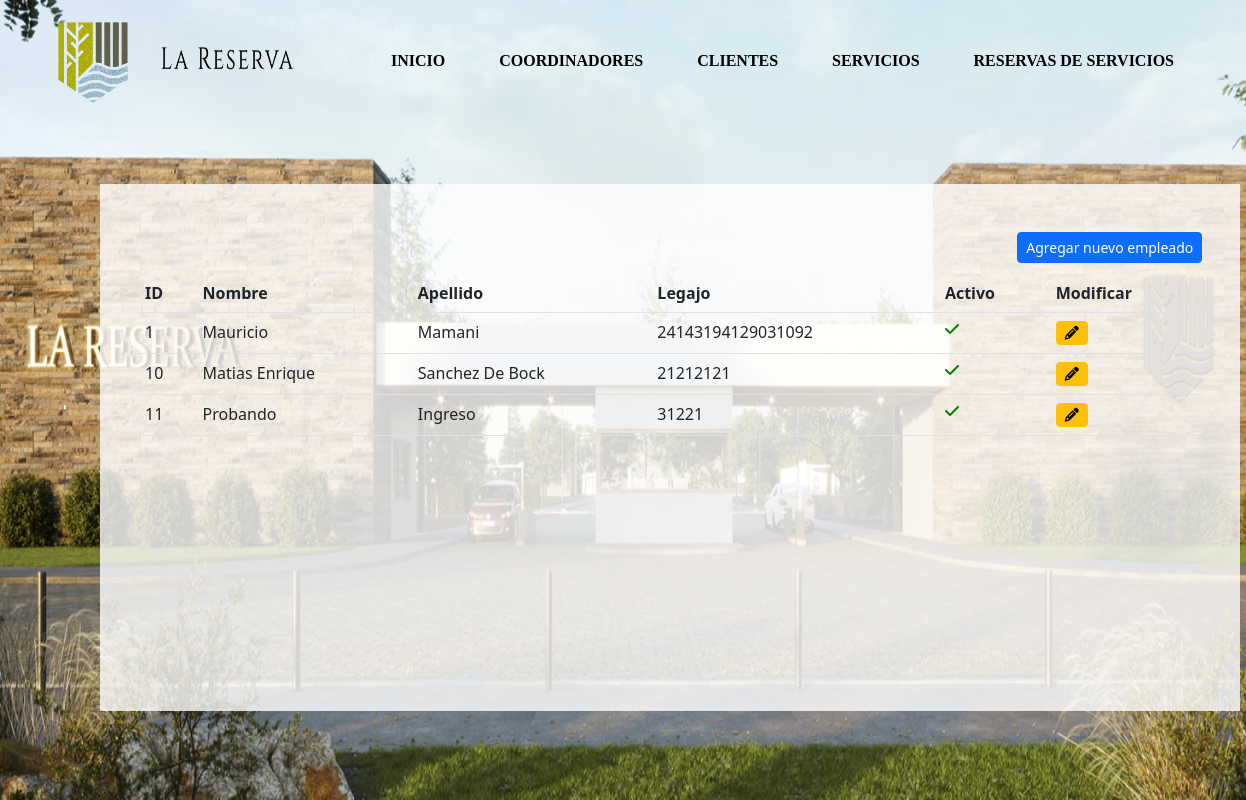
The app's page /reservas/empleados/listado/, older data.
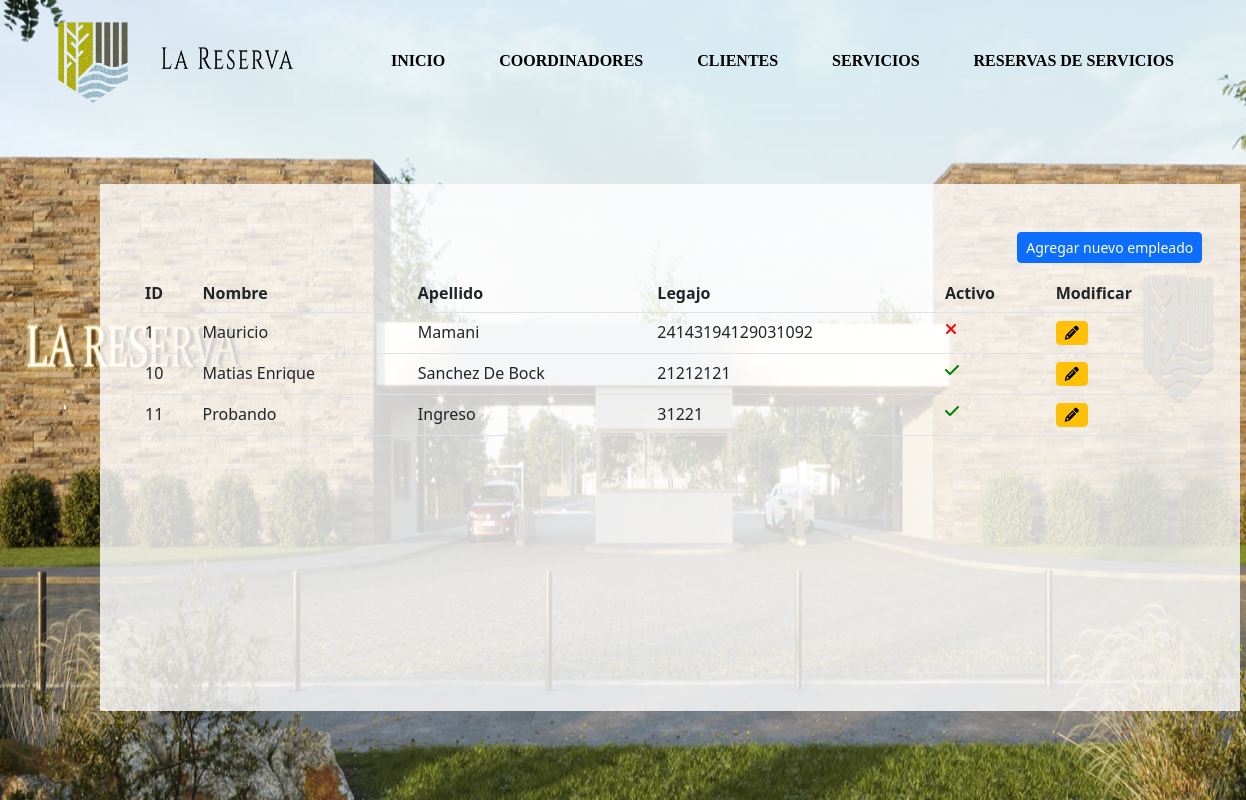
The same page, newer data.
### reservas/models.py (models this page shows, shortened)
class Empleado(models.Model):
    nombre = models.CharField(verbose_name="Nombre",max_length=50)
    apellido = models.CharField(verbose_name="Apellido",max_length=50)
    numero_legajo = models.IntegerField(verbose_name="Numero de legajo", unique=True)
    activo = models.BooleanField(verbose_name="Activo",default=True)

### reservas/views.py (the view)
# urls.py: path('empleados/listado/', views.listado_empleados, name="listado_empleados"),
def listado_empleados(request):
    empleados = Empleado.objects.all()
    context = {
        "empleados": empleados
    }
    return render(request, "reservas/listar_empleados.html", context)

### reservas/templates/reservas/listar_empleados.html (shortened to what this page needs)
{% load static %}
<link rel="stylesheet" href="{% static 'css/home.css' %}">
 <link rel="stylesheet" href="{% static 'css/listados.css' %}" />
 <link rel="stylesheet" href="https://cdnjs.cloudflare.com/ajax/libs/font-awesome/6.2.1/css/all.min.css" />
 <link rel="stylesheet" href="https://cdn.jsdelivr.net/npm/bootstrap@5.2.3/dist/css/bootstrap.min.css" />
<div class="cabecera">
    <div>
        <img src="{% static 'img/BANNER-01.png' %}" alt="" width="100%" id="fondo">
    </div>
    <div class="navegar">
        <div id="div_logo">
            <img src="{% static 'img/resetImage.png' %}" alt="" id="logo">
            <img src="{% static 'img/resetImage (1).png' %}" alt="" id="logo_letra">
        </div>
        <div id="nav">
            <a href="{% url 'home' %}" class="a">INICIO</a>
            <a href="{% url 'listado_coordinadores' %}" class="a">COORDINADORES</a>
            <a href="{% url 'listado_clientes' %}" class="a">CLIENTES</a>
            <a href="{% url 'listado_servicios' %}" class="a">SERVICIOS</a>
            <a href="{% url 'listado_reservas_de_servicios' %}" class="a">RESERVAS DE SERVICIOS</a>
        </div>
    </div>
    <div class="container mt-4" id="tabla">
        <div class="row">
            <div class="col-sm-12 col-md-12 col-lg-12 col-xl-12">
                <a href="{% url 'registrar_empleado' %}" id="nuevo"><button class='btn btn-sm btn-primary'>Agregar nuevo empleado</button></a>
                <div class="table-responsive" id="div1">
                    <table id="listado" class="table">
                        <thead>
                            <tr>
                                <th>ID</th>
                                <th>Nombre</th>
                                <th>Apellido</th>
                                <th>Legajo</th>
                                <th>Activo</th>
                                <th>Modificar</th>
                            </tr>
                        </thead>
                        <tbody>
                            {% for empleado in empleados %}
                            <tr>
                                <td>{{empleado.id}}</td>
                                <td>{{empleado.nombre}}</td>
                                <td>{{empleado.apellido}}</td>
                                <td>{{empleado.numero_legajo}}</td>
                                {% if empleado.activo %}
                                    <td><a href="{% url 'desactivar_empleado' empleado.id %}"><i class='fa-solid fa-check' style='color: green;'></a></td>
                                {% else %}
                                    <td><a href="{% url 'activar_empleado' empleado.id %}"><i class='fa-solid fa-xmark' style='color: red;'></a></td>
                                {% endif %}
                                <td><a href="{% url 'modificar_empleado' empleado.id %}"><button class='btn btn-sm btn-warning'><i class='fa-solid fa-pencil'></i></button></a></td>
                            </tr>
                            {% endfor %}
                        </tbody>
                    </table>
                </div>
            </div>
        </div>
    </div>
</div>

Row changes from the older to the newer data that the page shows:
changed Empleado "Mauricio": activo True → False (drawn)
